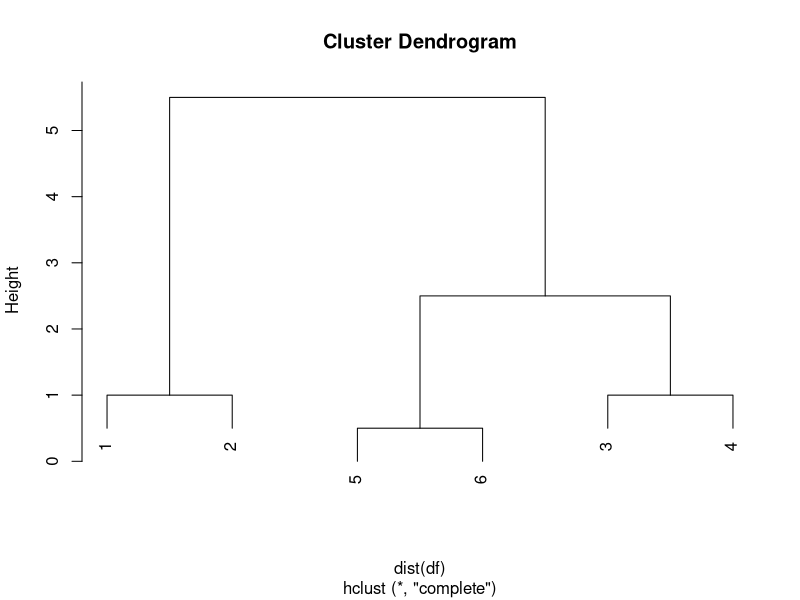
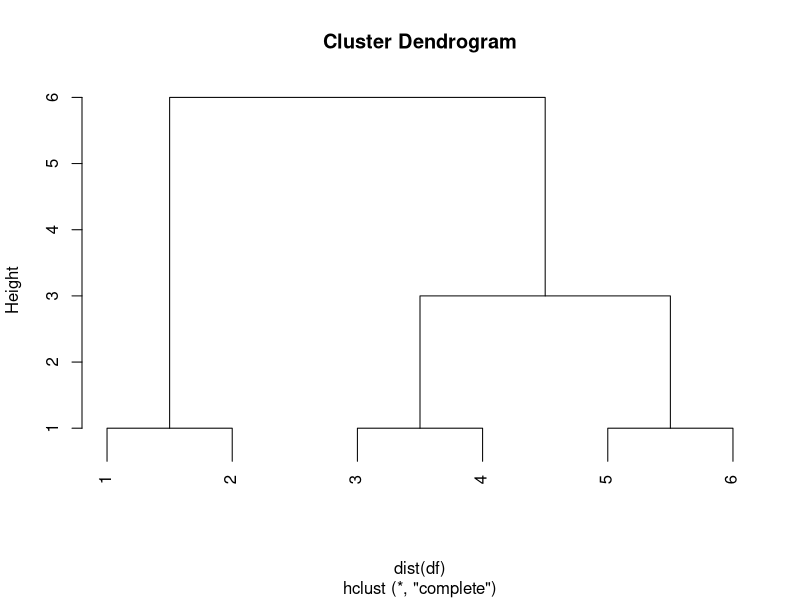
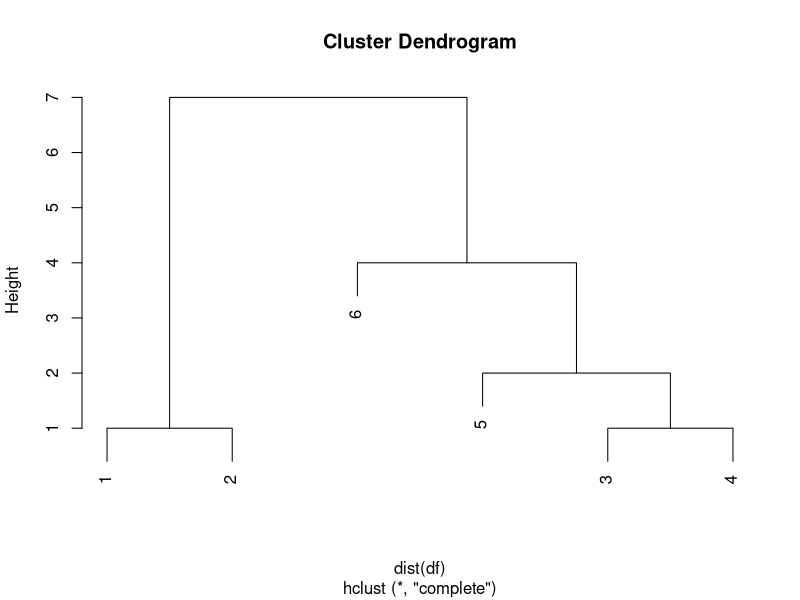

Generate these figures, in order, with R:
rm(list=ls()); graphics.off(); set.seed(1234); 

show <- function(df)
{
  h = hclust(dist(df), method="complete");
  dev.new(); plot(h);

  labels <- cutree(h, k=3); 
}

x <- cbind( c(1, 2, 4, 5, 6, 6.5) ); show(x);
x <- cbind( c(1, 2, 4, 5, 6, 7) ); show(x);
x <- cbind( c(1, 2, 4, 5, 6, 8) ); show(x);

